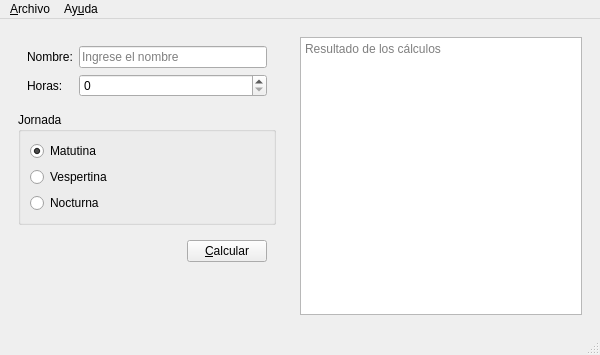
<?xml version="1.0" encoding="UTF-8"?>
<ui version="4.0">
 <class>Salarios</class>
 <widget class="QMainWindow" name="Salarios">
  <property name="geometry">
   <rect>
    <x>0</x>
    <y>0</y>
    <width>600</width>
    <height>355</height>
   </rect>
  </property>
  <property name="minimumSize">
   <size>
    <width>600</width>
    <height>0</height>
   </size>
  </property>
  <property name="windowTitle">
   <string>Salarios</string>
  </property>
  <property name="windowIcon">
   <iconset resource="Recursos.qrc">
    <normaloff>:/Recursos/Iconos/salarios.png</normaloff>:/Recursos/Iconos/salarios.png</iconset>
  </property>
  <widget class="QWidget" name="centralwidget">
   <layout class="QHBoxLayout" name="horizontalLayout_2">
    <item>
     <widget class="QWidget" name="widget" native="true">
      <property name="minimumSize">
       <size>
        <width>250</width>
        <height>0</height>
       </size>
      </property>
      <property name="maximumSize">
       <size>
        <width>300</width>
        <height>16777215</height>
       </size>
      </property>
      <layout class="QVBoxLayout" name="verticalLayout_2">
       <item>
        <widget class="QWidget" name="widget_3" native="true">
         <layout class="QFormLayout" name="formLayout">
          <item row="0" column="0">
           <widget class="QLabel" name="label">
            <property name="text">
             <string>Nombre:</string>
            </property>
           </widget>
          </item>
          <item row="0" column="1">
           <widget class="QLineEdit" name="inNombre">
            <property name="placeholderText">
             <string>Ingrese el nombre</string>
            </property>
           </widget>
          </item>
          <item row="1" column="0">
           <widget class="QLabel" name="label_2">
            <property name="text">
             <string>Horas:</string>
            </property>
           </widget>
          </item>
          <item row="1" column="1">
           <widget class="QSpinBox" name="inHoras"/>
          </item>
         </layout>
        </widget>
       </item>
       <item>
        <widget class="QGroupBox" name="groupBox">
         <property name="title">
          <string>Jornada</string>
         </property>
         <layout class="QVBoxLayout" name="verticalLayout">
          <item>
           <widget class="QRadioButton" name="inMatutina">
            <property name="text">
             <string>Matutina</string>
            </property>
            <property name="checked">
             <bool>true</bool>
            </property>
           </widget>
          </item>
          <item>
           <widget class="QRadioButton" name="inVespertina">
            <property name="text">
             <string>Vespertina</string>
            </property>
           </widget>
          </item>
          <item>
           <widget class="QRadioButton" name="inNocturna">
            <property name="text">
             <string>Nocturna</string>
            </property>
           </widget>
          </item>
         </layout>
        </widget>
       </item>
       <item>
        <widget class="QWidget" name="widget_4" native="true">
         <layout class="QHBoxLayout" name="horizontalLayout">
          <item>
           <spacer name="horizontalSpacer">
            <property name="orientation">
             <enum>Qt::Horizontal</enum>
            </property>
            <property name="sizeHint" stdset="0">
             <size>
              <width>151</width>
              <height>20</height>
             </size>
            </property>
           </spacer>
          </item>
          <item>
           <widget class="QPushButton" name="btnCalcular">
            <property name="text">
             <string>&amp;Calcular</string>
            </property>
           </widget>
          </item>
         </layout>
        </widget>
       </item>
       <item>
        <spacer name="verticalSpacer">
         <property name="orientation">
          <enum>Qt::Vertical</enum>
         </property>
         <property name="sizeHint" stdset="0">
          <size>
           <width>20</width>
           <height>70</height>
          </size>
         </property>
        </spacer>
       </item>
      </layout>
     </widget>
    </item>
    <item>
     <widget class="QWidget" name="widget_2" native="true">
      <property name="minimumSize">
       <size>
        <width>300</width>
        <height>0</height>
       </size>
      </property>
      <layout class="QVBoxLayout" name="verticalLayout_3">
       <item>
        <widget class="QPlainTextEdit" name="outCalculos">
         <property name="readOnly">
          <bool>true</bool>
         </property>
         <property name="placeholderText">
          <string>Resultado de los cálculos</string>
         </property>
        </widget>
       </item>
      </layout>
     </widget>
    </item>
   </layout>
  </widget>
  <widget class="QMenuBar" name="menubar">
   <property name="geometry">
    <rect>
     <x>0</x>
     <y>0</y>
     <width>600</width>
     <height>21</height>
    </rect>
   </property>
   <widget class="QMenu" name="menuArchivo">
    <property name="title">
     <string>&amp;Archivo</string>
    </property>
    <addaction name="actionNuevo"/>
    <addaction name="actionAbrir"/>
    <addaction name="actionGuardar"/>
    <addaction name="separator"/>
    <addaction name="actionCalcular"/>
    <addaction name="separator"/>
    <addaction name="actionSalir"/>
   </widget>
   <widget class="QMenu" name="menuAyuda">
    <property name="title">
     <string>Ay&amp;uda</string>
    </property>
    <addaction name="actionAcerca_de"/>
   </widget>
   <addaction name="menuArchivo"/>
   <addaction name="menuAyuda"/>
  </widget>
  <widget class="QStatusBar" name="statusbar"/>
  <action name="actionNuevo">
   <property name="icon">
    <iconset resource="Recursos.qrc">
     <normaloff>:/Recursos/Iconos/archivar-factura.png</normaloff>:/Recursos/Iconos/archivar-factura.png</iconset>
   </property>
   <property name="text">
    <string>&amp;Nuevo</string>
   </property>
   <property name="shortcut">
    <string>Ctrl+N</string>
   </property>
  </action>
  <action name="actionAbrir">
   <property name="icon">
    <iconset resource="Recursos.qrc">
     <normaloff>:/Recursos/Iconos/carpeta (1).png</normaloff>:/Recursos/Iconos/carpeta (1).png</iconset>
   </property>
   <property name="text">
    <string>&amp;Abrir</string>
   </property>
   <property name="shortcut">
    <string>Ctrl+O</string>
   </property>
  </action>
  <action name="actionGuardar">
   <property name="icon">
    <iconset resource="Recursos.qrc">
     <normaloff>:/Recursos/Iconos/disco.png</normaloff>:/Recursos/Iconos/disco.png</iconset>
   </property>
   <property name="text">
    <string>&amp;Guardar</string>
   </property>
   <property name="shortcut">
    <string>Ctrl+S</string>
   </property>
  </action>
  <action name="actionCalcular">
   <property name="icon">
    <iconset resource="Recursos.qrc">
     <normaloff>:/Recursos/Iconos/archivo-factura-dolar.png</normaloff>:/Recursos/Iconos/archivo-factura-dolar.png</iconset>
   </property>
   <property name="text">
    <string>&amp;Calcular</string>
   </property>
   <property name="shortcut">
    <string>F1</string>
   </property>
  </action>
  <action name="actionSalir">
   <property name="icon">
    <iconset resource="Recursos.qrc">
     <normaloff>:/Recursos/Iconos/rehacer.png</normaloff>:/Recursos/Iconos/rehacer.png</iconset>
   </property>
   <property name="text">
    <string>&amp;Salir</string>
   </property>
   <property name="shortcut">
    <string>Ctrl+Q</string>
   </property>
  </action>
  <action name="actionAcerca_de">
   <property name="icon">
    <iconset resource="Recursos.qrc">
     <normaloff>:/Recursos/Iconos/informacion.png</normaloff>:/Recursos/Iconos/informacion.png</iconset>
   </property>
   <property name="text">
    <string>Acerca de Salarios</string>
   </property>
   <property name="shortcut">
    <string>Ctrl+I</string>
   </property>
  </action>
 </widget>
 <resources>
  <include location="Recursos.qrc"/>
 </resources>
 <connections/>
</ui>
